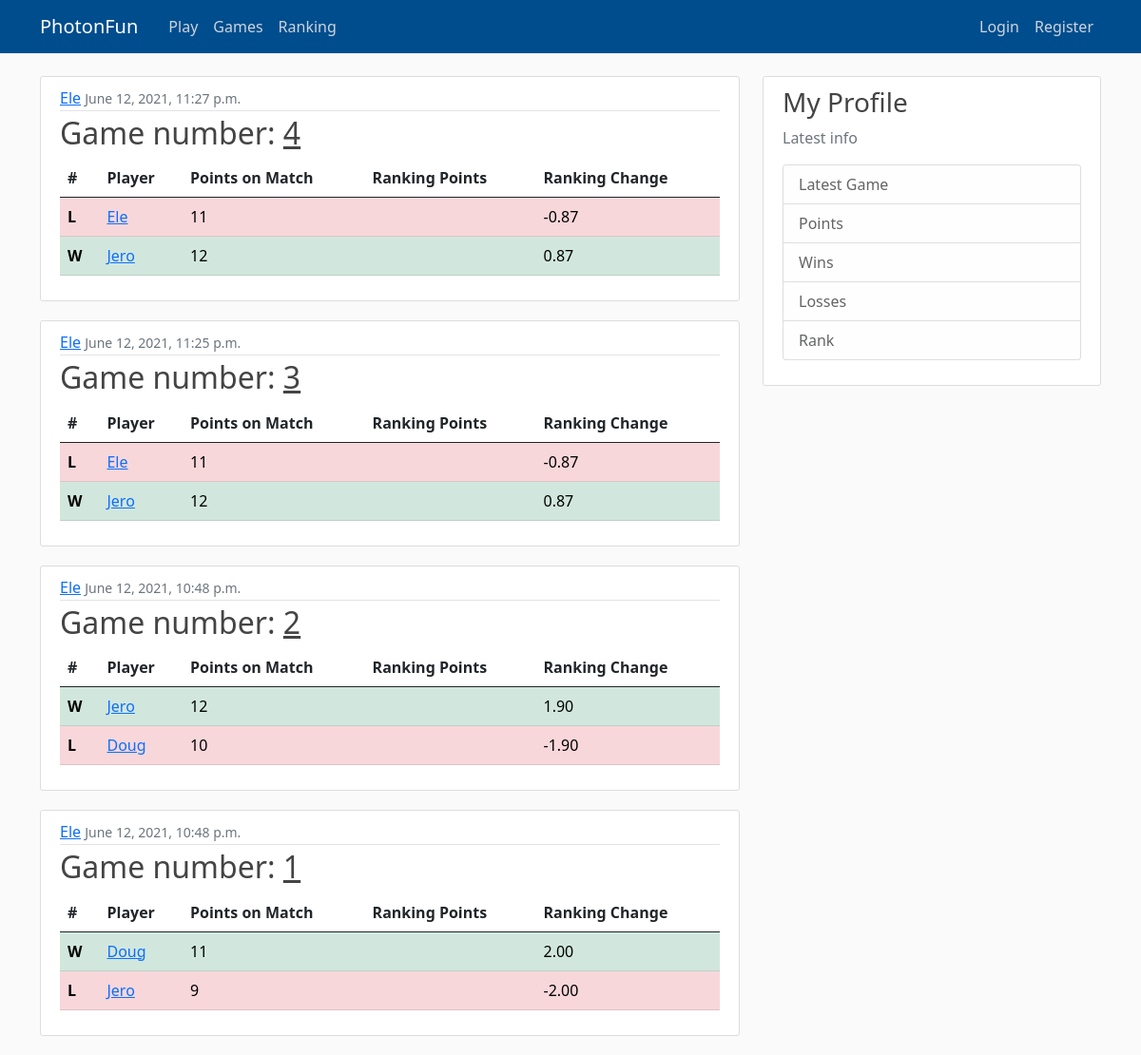
The page / on the database its author committed.
### scorekeeper/models.py (models this page shows, shortened)
class Match(models.Model):
    referee = models.ForeignKey(User, related_name="referee", on_delete=models.DO_NOTHING)
    match_datetime = models.DateTimeField(default=timezone.now)
    player_a = models.ForeignKey(User, related_name="first_player", on_delete=models.DO_NOTHING)
    player_b = models.ForeignKey(User, related_name="second_player", on_delete=models.DO_NOTHING)
    points_a = models.IntegerField(blank=True, null=True)
    points_b = models.IntegerField(blank=True, null=True)
    OUTCOMES = (
        ('W', 'Win'),
        ('L', 'Lose'),
    )
    outcome_a = models.CharField(max_length=2, choices=OUTCOMES)
    outcome_b = models.CharField(max_length=2, choices=OUTCOMES)
    player_a_increment = models.DecimalField(default=0,
                                             blank=True,
                                             max_digits=5,
                                             decimal_places=2)
    player_b_increment = models.DecimalField(default=0,
                                             blank=True,
                                             max_digits=5,
                                             decimal_places=2)
    class Meta:
        ordering = ['match_datetime']

### scorekeeper/views.py (the view)
# urls.py: path('', MatchListView.as_view(), name='scorekeeper-home'),
class MatchListView(ListView):
    model = Match
    template_name = 'scorekeeper/home.html'  # <app>/<model>_<viewtype>.html
    context_object_name = 'matches'
    ordering = ['-match_datetime']
    paginate_by = 10

### scorekeeper/templates/scorekeeper/home.html (shortened to what this page needs)
{% extends 'scorekeeper/base.html' %}
{% block content %}
    {% for match in matches %}
        <article class="media content-section">
          <div class="media-body">
            <div class="article-metadata">
              <a class="mr-2" href="{% url 'player-matches' match.referee.username %}">{{match.referee}}</a>
              <small class="text-muted">{{match.match_datetime}}</small>
            </div>
            <h2>Game number: <a class="article-title" href="{% url 'match-detail' match.id %}">{{ match.id}}</a></h2>
              <table class="table">
                  <thead>
                    <tr>
                      <th scope="col">#</th>
                      <th scope="col">Player</th>
                      <th scope="col">Points on Match</th>
                      <th scope="col">Ranking Points</th>
                      <th scope="col">Ranking Change</th>
                    </tr>
                  </thead>
                  <tbody>
                    {% if match.outcome_a == 'W' %}
                    <tr class="table-success">
                    {% else %}
                    <tr class="table-danger">
                    {% endif %}
                      <th scope="row">{{match.outcome_a}}</th>
                      <td><a class="mr-2" href="{% url 'player-matches' match.player_a.username %}">{{match.player_a}}</a></td>
                      <td>{{ match.points_a }}</td>
                      <td>{{ match.player_a.profile.single_points }}</td>
                      <td>{{ match.player_a_increment }}</td>
                    </tr>
                    {% if match.outcome_b == 'W' %}
                    <tr class="table-success">
                    {% else %}
                    <tr class="table-danger">
                    {% endif %}
                      <th scope="row">{{match.outcome_b}}</th>
                      <td><a class="mr-2" href="{% url 'player-matches' match.player_b.username %}">{{match.player_b}}</a></td>
                      <td>{{match.points_b}}</td>
                      <td>{{match.player_b.profile.single_points}}</td>
                      <td>{{match.player_b_increment}}</td>
                    </tr>
                  </tbody>
                </table>
          </div>
        </article>
    {% endfor %}
{% endblock content %}

### scorekeeper/static/scorekeeper/main.css (style rules this page uses)
body { background: #fafafa; color: #333333; margin-top: 5rem; }
h1, h2, h3, h4, h5, h6 { color: #444444; }
.content-section { background: #ffffff; padding: 10px 20px; border: 1px solid #dddddd; border-radius: 3px; margin-bottom: 20px; }
.article-title { color: #444444; }
.article-metadata { padding-bottom: 1px; margin-bottom: 4px; border-bottom: 1px solid #e3e3e3 }

### rows shown on the page
Match: referee "Ele", match_datetime "June 12, 2021, 11:27 p.m.", id "4", outcome_a "L", player_a "Ele", points_a "11", player_a_increment "-0.87", outcome_b "W", player_b "Jero", points_b "12", player_b_increment "0.87"
Match: referee "Ele", match_datetime "June 12, 2021, 11:25 p.m.", id "3", outcome_a "L", player_a "Ele", points_a "11", player_a_increment "-0.87", outcome_b "W", player_b "Jero", points_b "12", player_b_increment "0.87"
Match: referee "Ele", match_datetime "June 12, 2021, 10:48 p.m.", id "2", outcome_a "W", player_a "Jero", points_a "12", player_a_increment "1.90", outcome_b "L", player_b "Doug", points_b "10", player_b_increment "-1.90"
Match: referee "Ele", match_datetime "June 12, 2021, 10:48 p.m.", id "1", outcome_a "W", player_a "Doug", points_a "11", player_a_increment "2.00", outcome_b "L", player_b "Jero", points_b "9", player_b_increment "-2.00"
